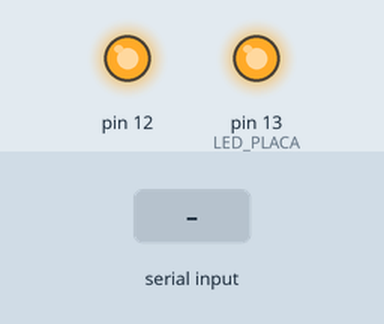
The sketch below on a simulated Arduino Uno, built with avr-gcc and run on an emulated ATmega328P. Shown: output pins drawn as LEDs (lit = HIGH). The test bench sets the inputs (shaded band). What the sketch prints to the serial monitor is not drawn.

Above: at 0.1 s.
At 2.2 s:
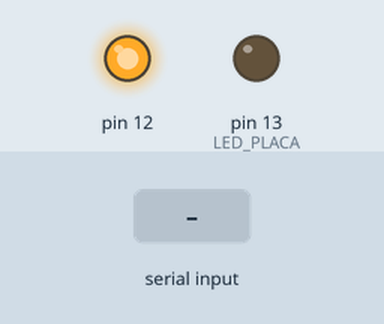
2.3 s: "90,45,200\n" received over Serial
3.8 s: "1,90\n" received over Serial
Timing chart, 0 to 6.8 s (numbered marks = the images above; inputs shaded):
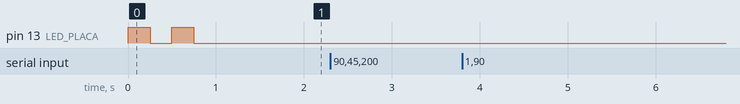

The sketch:

arduino_voltimetro.ino
```cpp
// (licence header left out)
/*
Defines
*/


#define	LED_PLACA    13	//Pino led na placa

#define	MAX_LEN_ENTRADA     32	//tamanho do buffer de entrada
#define	NUMERO_MAXIMO_FUNCOES    4
#define	MAX_LEN_SAIDA     32

/*
Globals variables
*/
char chLido;	// contem o caracter lido
int cIndexEscrita;

char chParam[16];	// buffer para armazenamento do primeiro parametro
char chParam1[8];	// buffer para armazenamento do segundo parametro
char chCmd[4];		// buffer para o armazenamento do comando completo

char chSaida[MAX_LEN_SAIDA];
char chPDU[MAX_LEN_ENTRADA];

//vetor de funcoes que implementam os comandos
void (*func[NUMERO_MAXIMO_FUNCOES])();


static  float fVoltagesValues[6];	// contem os valores de tensao lidos


void setup()
{

pinMode (LED_PLACA,OUTPUT);	//porta com o led programda como saida
pinMode(12,OUTPUT);
digitalWrite(12,1);

Serial.begin(38400, SERIAL_8N1);


//inicializacao dos ponteiros de insecao e buffer de recepcao de comandos
cIndexEscrita=0;
chPDU[0]=0;

//inicializacao do vetor de chamada de funcoes
func[1]= reID;
func[2]= readValue;
func[3]= readVccValue;

//  Pisca o led 2x para dizer esta tudo OK
int  nLoop;
for(nLoop=0; nLoop<2; ++nLoop)
	{
	digitalWrite (LED_PLACA,HIGH);	//acende o led
	delay (250);
	digitalWrite (LED_PLACA,LOW);
	delay (250);
	}
}

void loop()
{

/************************************************
le os caracteres vindos da serial e monta o comando
**************************************************/
chLido= Serial.read();

if(chLido != -1)
  {
  if(chLido != 0x0d)  //joga fora os 0x0d caso existam
    {
    chPDU[cIndexEscrita]= chLido;

    if(chLido == 0x0A)  // delimitador de final de comando detectdo
      {
      chPDU[cIndexEscrita]=0;
      processaCmd();  //ao final do comando chama a decodificacao
      cIndexEscrita=0;  //prepara para um novo comando
      }
    else
      {
      ++cIndexEscrita;
      cIndexEscrita &= (MAX_LEN_ENTRADA -1);
      }
    }
  }

}


// decodifica o comando e desvia para a rotina indicada no vetor de vetor de comandos
void processaCmd()
{
int nCmd;
//obtem o comando
strcpy(chCmd,strtok(chPDU,","));
nCmd= atoi(chCmd);
//obtem o primeiro paremtro
strcpy(chParam,strtok(NULL,","));
//obtem o segundo parametro
strcpy(chParam1,strtok(NULL,","));


if(nCmd > (NUMERO_MAXIMO_FUNCOES-1) ||  nCmd < 1)
  Serial.println("$255,Comando inexistente");
else
//chama a rotina correspondente
	(*func[nCmd])();

}


void reID()
{
Serial.println("$1,Voltmeter 1.0");
}

// valor enviado a serial  em milivolts
void readValue()
{
int nCanal;
char chMsg[20];
long lValue;
long lVcc;

nCanal= atoi(chParam);
lVcc= readVcc();

lValue= (long) analogRead(nCanal);

lValue= (lValue * lVcc)/1023L;

sprintf(chMsg,"$2,%u\n", (unsigned int) lValue);

Serial.println(chMsg);

}


// valor enviado a serial em milivolts
void   readVccValue()
{
char chMsg[20];

long lVcc= readVcc();

sprintf(chMsg,"$3,%u\n", (unsigned int) lVcc);

Serial.print(chMsg);
}


// valor retornado em milivolts
long readVcc()
{
long result; // Read 1.1V reference against AVcc

ADMUX = _BV(REFS0) | _BV(MUX3) | _BV(MUX2) | _BV(MUX1);

delay(2); 		// Wait for Vref to settle

ADCSRA |= _BV(ADSC);     // Convert

while (bit_is_set(ADCSRA,ADSC));

result = ADCL;

result |= ADCH<<8;

result = 1126400L / result;    // Back-calculate AVcc in mV

return result;
}
```

Measured:
- after the input at 2.3 s, every drawn part: stays the same
- after the input at 3.8 s, every drawn part: stays the same
